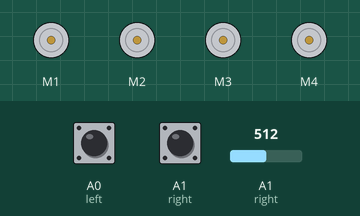
Bench run of a sketch on a simulated Arduino Uno, built with avr-gcc and run on an emulated ATmega328P. Parts: 4 × DC motor (green arrow = forward, orange = backward, longer = faster). The inputs (shaded band) are chosen by the test bench; at power-on: A0 (left) HIGH, A1 (right) HIGH, A1 (right) = 512. What the sketch prints to the serial monitor is not drawn.

Above: at 1.2 s.
1.3 s: A0 (left) pulled LOW for 0.15 s
At 1.38 s:
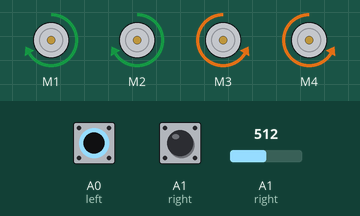
2.9 s: A1 (right) pulled LOW for 0.15 s
At 2.97 s:
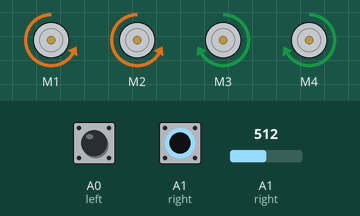
4.5 s: A1 (right) pulled LOW for 3.2 s
At 8.4 s:
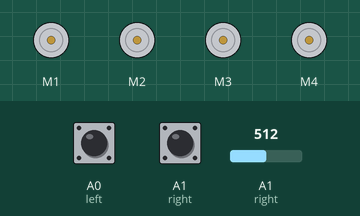
9.2 s: A0 (left) pulled LOW for 3.2 s
At 9.6 s:
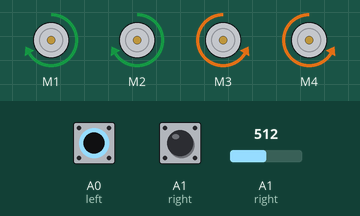
13.9 s: A0 (left) driven LOW and A1 (right) driven LOW
At 14.4 s:
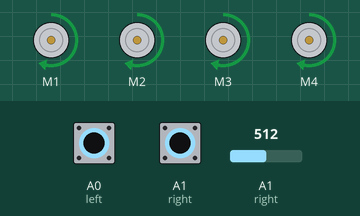
Timing chart, 0 to 16.4 s (numbered marks = the images above; inputs shaded):
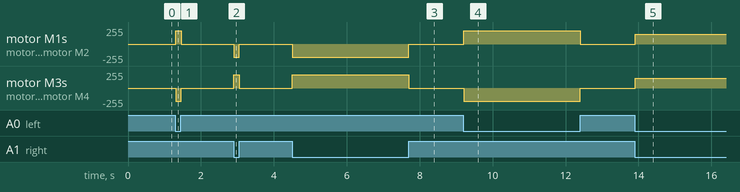

The sketch:

Car.ino
```cpp
#include <AFMotor.h>


#define left A0
#define right A1

//defining motors
AF_DCMotor motor1(1, MOTOR12_1KHZ);
AF_DCMotor motor2(2, MOTOR12_1KHZ);
AF_DCMotor motor3(3, MOTOR34_1KHZ);
AF_DCMotor motor4(4, MOTOR34_1KHZ);


void setup() {
  //declaring pin types
  pinMode(left,INPUT);
  pinMode(right,INPUT);
  //begin serial communication
  Serial.begin(9600);

}

void loop(){
  //printing values of the sensors to the serial monitor
  Serial.println(digitalRead(left));

  Serial.println(digitalRead(right));
  if(digitalRead(left)==0 && digitalRead(right)==0){
    //Forward
    motor1.run(FORWARD);
    motor1.setSpeed(150);
    motor2.run(FORWARD);
    motor2.setSpeed(150);
    motor3.run(FORWARD);
    motor3.setSpeed(150);
    motor4.run(FORWARD);
    motor4.setSpeed(150);
  }

   else if(digitalRead(left)==0 && !analogRead(right)==0){
    //turn left
    motor1.run(FORWARD);
    motor1.setSpeed(200);
    motor2.run(FORWARD);
    motor2.setSpeed(200);
    motor3.run(BACKWARD);
    motor3.setSpeed(200);
    motor4.run(BACKWARD);
    motor4.setSpeed(200);

  }

 else if(!digitalRead(left)==0 && digitalRead(right)==0){
    //turn right
    motor1.run(BACKWARD);
    motor1.setSpeed(200);
    motor2.run(BACKWARD);
    motor2.setSpeed(200);
    motor3.run(FORWARD);
    motor3.setSpeed(200);
    motor4.run(FORWARD);
    motor4.setSpeed(200);

  }
  //line detected by none
   else if(!digitalRead(left)==0 && !digitalRead(right)==0){
    //stop
    motor1.run(RELEASE);
    motor1.setSpeed(0);
    motor2.run(RELEASE);
    motor2.setSpeed(0);
    motor3.run(RELEASE);
    motor3.setSpeed(0);
    motor4.run(RELEASE);
    motor4.setSpeed(0);

   }
}
```

Measured:
- after the input at 1.3 s, motor M1, motor M2: stopped → forward 200/255 at once, → stopped 0.15 s later; motor M3, motor M4: stopped → backward 200/255 at once, → stopped 0.15 s later
- after the input at 2.9 s, motor M1, motor M2: stopped → backward 200/255 at once, → stopped 0.15 s later; motor M3, motor M4: stopped → forward 200/255 at once, → stopped 0.15 s later
- after the input at 4.5 s, motor M1, motor M2: stopped → backward 200/255 at once, → stopped 3.2 s later; motor M3, motor M4: stopped → forward 200/255 at once, → stopped 3.2 s later
- after the input at 9.2 s, motor M1, motor M2: stopped → forward 200/255 at once, → stopped 3.2 s later; motor M3, motor M4: stopped → backward 200/255 at once, → stopped 3.2 s later
- after the input at 13.9 s, motor M1–4: stopped → forward 150/255 at once
